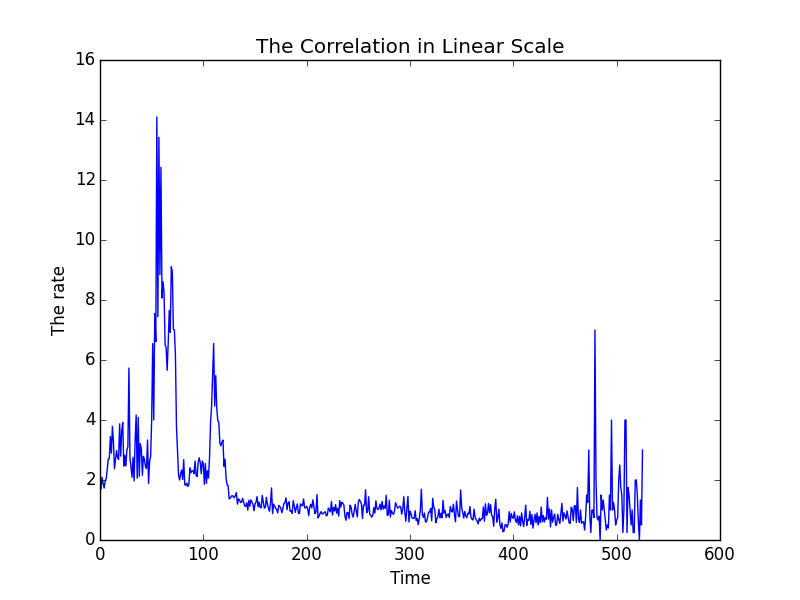

The script that drew this image:
# -*- coding: utf-8 -*-
"""
Created on Sat Feb 21 12:36:05 2015

@author: duanhaiman
"""

import matplotlib.pyplot as plt

##Extract the rate
rate=[]
f=open('first_second_correlation.txt','r')
for line in f:
    data=line.split()
    rate.append(data[6])
    
##Draw the line 
plt.xlabel('Time')
plt.ylabel('The rate')
plt.title('The Correlation in Linear Scale')
plt.plot(rate)
plt.show()
